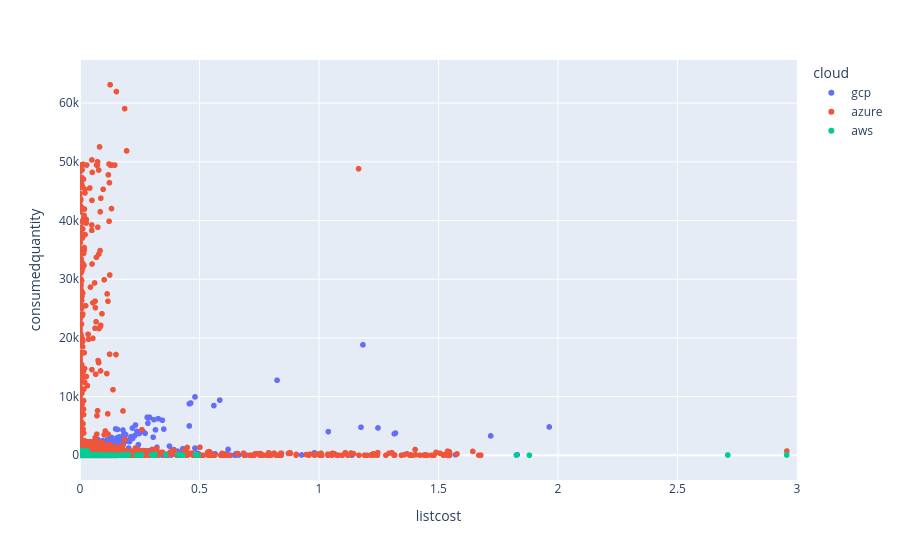

The cell this chart's notebook holds for it:
### Code cell
import plotly.express as px
fig = px.scatter(df_model_agg, x="listcost", y="consumedquantity", color="cloud",)
fig.update_xaxes(range=[0,3])


fig.show()

### Figure 1 — Plotly figure (JSON) as saved in the notebook; plotly's stock layout.template omitted (floating-point values rounded to 4 significant figures; data arrays with more than 128 entries replaced by an {"elided": "..."} marker saying what was removed)
{"data": [{"hovertemplate": "cloud=gcp<br>listcost=%{x}<br>consumedquantity=%{y}<extra></extra>", "legendgroup": "gcp", "marker": {"color": "#636efa", "symbol": "circle"}, "mode": "markers", "name": "gcp", "showlegend": true, "type": "scattergl", "x": {"elided": "57717 float values"}, "xaxis": "x", "y": {"elided": "57717 float values"}, "yaxis": "y"}, {"hovertemplate": "cloud=azure<br>listcost=%{x}<br>consumedquantity=%{y}<extra></extra>", "legendgroup": "azure", "marker": {"color": "#EF553B", "symbol": "circle"}, "mode": "markers", "name": "azure", "showlegend": true, "type": "scattergl", "x": {"elided": "28414 float values"}, "xaxis": "x", "y": {"elided": "28414 float values"}, "yaxis": "y"}, {"hovertemplate": "cloud=aws<br>listcost=%{x}<br>consumedquantity=%{y}<extra></extra>", "legendgroup": "aws", "marker": {"color": "#00cc96", "symbol": "circle"}, "mode": "markers", "name": "aws", "showlegend": true, "type": "scattergl", "x": {"elided": "22196 float values"}, "xaxis": "x", "y": {"elided": "22196 float values"}, "yaxis": "y"}], "layout": {"legend": {"title": {"text": "cloud"}, "tracegroupgap": 0}, "margin": {"t": 60}, "xaxis": {"anchor": "y", "domain": [0, 1], "range": [0, 3], "title": {"text": "listcost"}}, "yaxis": {"anchor": "x", "domain": [0, 1], "title": {"text": "consumedquantity"}}}}
